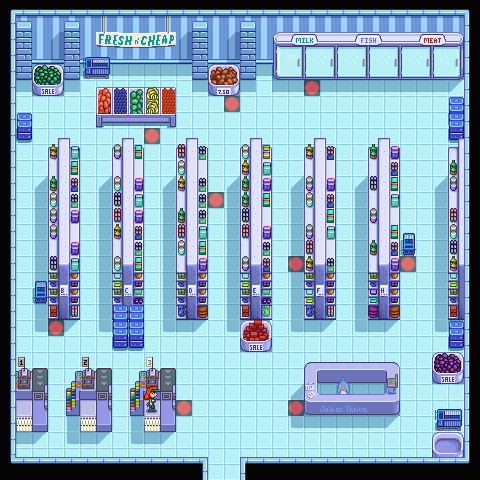

Rendered tile map (Tiled .tmx) drawn with the repository's tilesets; below, a short description and the map source with its tile grids summarised:
An orthogonal 30x30 tile map with 16x16 px tiles, 5 tile layers (Back, Buildings, Paths, Front, ...), 3 tilesets and 112 objects (112x TileData).

<map version="1.10" tiledversion="1.10.2" orientation="orthogonal" renderorder="right-down" width="30" height="30" tilewidth="16" tileheight="16" infinite="0" nextlayerid="11" nextobjectid="113">
 <properties>
  <property name="Warp" value="13 30 Town 95 51 14 30 Town 96 51" />
 </properties>
 <tileset firstgid="1" name="Paths" tilewidth="16" tileheight="16" tilecount="36" columns="4">
  <image source=".paths.png" width="64" height="144" />
 </tileset>
 <tileset firstgid="37" name="untitled tile sheet" tilewidth="16" tileheight="16" tilecount="2176" columns="32">
  <image source=".townInterior.png" width="512" height="1088" />
  <tile id="1910">
   <animation>
    <frame tileid="1910" duration="1000" />
    <frame tileid="1910" duration="1000" />
    <frame tileid="1910" duration="1000" />
    <frame tileid="1910" duration="1000" />
    <frame tileid="1911" duration="1000" />
    <frame tileid="1910" duration="1000" />
    <frame tileid="1910" duration="1000" />
    <frame tileid="1910" duration="1000" />
    <frame tileid="1910" duration="1000" />
    <frame tileid="1910" duration="1000" />
    <frame tileid="1910" duration="1000" />
    <frame tileid="1911" duration="1000" />
    <frame tileid="1911" duration="1000" />
    <frame tileid="1911" duration="1000" />
   </animation>
  </tile>
  <tile id="1942">
   <animation>
    <frame tileid="1942" duration="1000" />
    <frame tileid="1942" duration="1000" />
    <frame tileid="1942" duration="1000" />
    <frame tileid="1942" duration="1000" />
    <frame tileid="1943" duration="1000" />
    <frame tileid="1942" duration="1000" />
    <frame tileid="1942" duration="1000" />
    <frame tileid="1942" duration="1000" />
    <frame tileid="1942" duration="1000" />
    <frame tileid="1942" duration="1000" />
    <frame tileid="1942" duration="1000" />
    <frame tileid="1943" duration="1000" />
    <frame tileid="1943" duration="1000" />
    <frame tileid="1943" duration="1000" />
   </animation>
  </tile>
 </tileset>
 <tileset firstgid="2213" name="z_Fuzzwald" tilewidth="16" tileheight="16" tilecount="6" columns="3">
  <image source="Fuzzwald.png" width="48" height="32" />
  <tile id="0">
   <animation>
    <frame tileid="0" duration="1000" />
    <frame tileid="0" duration="1000" />
    <frame tileid="0" duration="1000" />
    <frame tileid="0" duration="1000" />
    <frame tileid="0" duration="1000" />
    <frame tileid="0" duration="1000" />
    <frame tileid="2" duration="1000" />
    <frame tileid="0" duration="1000" />
    <frame tileid="0" duration="1000" />
    <frame tileid="0" duration="1000" />
    <frame tileid="0" duration="1000" />
    <frame tileid="0" duration="1000" />
    <frame tileid="0" duration="1000" />
   </animation>
  </tile>
  <tile id="3">
   <animation>
    <frame tileid="3" duration="500" />
    <frame tileid="1" duration="500" />
    <frame tileid="3" duration="500" />
    <frame tileid="3" duration="500" />
    <frame tileid="3" duration="500" />
    <frame tileid="3" duration="500" />
    <frame tileid="3" duration="500" />
    <frame tileid="3" duration="500" />
    <frame tileid="3" duration="500" />
    <frame tileid="3" duration="500" />
    <frame tileid="3" duration="500" />
    <frame tileid="3" duration="500" />
    <frame tileid="5" duration="500" />
    <frame tileid="5" duration="500" />
    <frame tileid="3" duration="500" />
    <frame tileid="3" duration="500" />
    <frame tileid="3" duration="500" />
    <frame tileid="3" duration="500" />
    <frame tileid="3" duration="500" />
    <frame tileid="3" duration="500" />
    <frame tileid="1" duration="500" />
    <frame tileid="3" duration="500" />
    <frame tileid="3" duration="500" />
    <frame tileid="3" duration="500" />
    <frame tileid="3" duration="500" />
    <frame tileid="3" duration="500" />
   </animation>
  </tile>
 </tileset>
 <layer id="1" name="Back" width="30" height="30">
  <data>[900 cells, 900 non-empty, 11 distinct tile ids]</data>
 </layer>
 <objectgroup id="2" name="Back" />
 <layer id="3" name="Buildings" width="30" height="30">
  <data>[900 cells, 427 non-empty, 112 distinct tile ids]</data>
 </layer>
 <objectgroup id="4" name="Buildings">
  <object id="1" name="TileData" x="64" y="160" width="16" height="16">
   <properties>
    <property name="Action" value="Message &quot;JojaMart.1&quot;" />
   </properties>
  </object>
  <object id="2" name="TileData" x="240" y="160" width="16" height="16">
   <properties>
    <property name="Action" value="Message &quot;JojaMart.2&quot;" />
   </properties>
  </object>
  <object id="3" name="TileData" x="256" y="160" width="16" height="16">
   <properties>
    <property name="Action" value="Message &quot;JojaMart.3&quot;" />
   </properties>
  </object>
  <object id="4" name="TileData" x="304" y="160" width="16" height="16">
   <properties>
    <property name="Action" value="Message &quot;JojaMart.4&quot;" />
   </properties>
  </object>
  </objectgroup>
 <layer id="5" name="Paths" width="30" height="30">
  <data>[900 cells, 101 non-empty, 8 distinct tile ids]</data>
 </layer>
 <objectgroup id="6" name="Paths" />
 <layer id="7" name="Front" width="30" height="30">
  <data>[900 cells, 192 non-empty, 55 distinct tile ids]</data>
 </layer>
 <objectgroup id="8" name="Front" />
 <layer id="9" name="AlwaysFront" width="30" height="30">
  <data>[900 cells, 12 non-empty, 11 distinct tile ids]</data>
 </layer>
 <objectgroup id="10" name="AlwaysFront" />
</map>
<!-- 108 of 112 objects omitted -->
